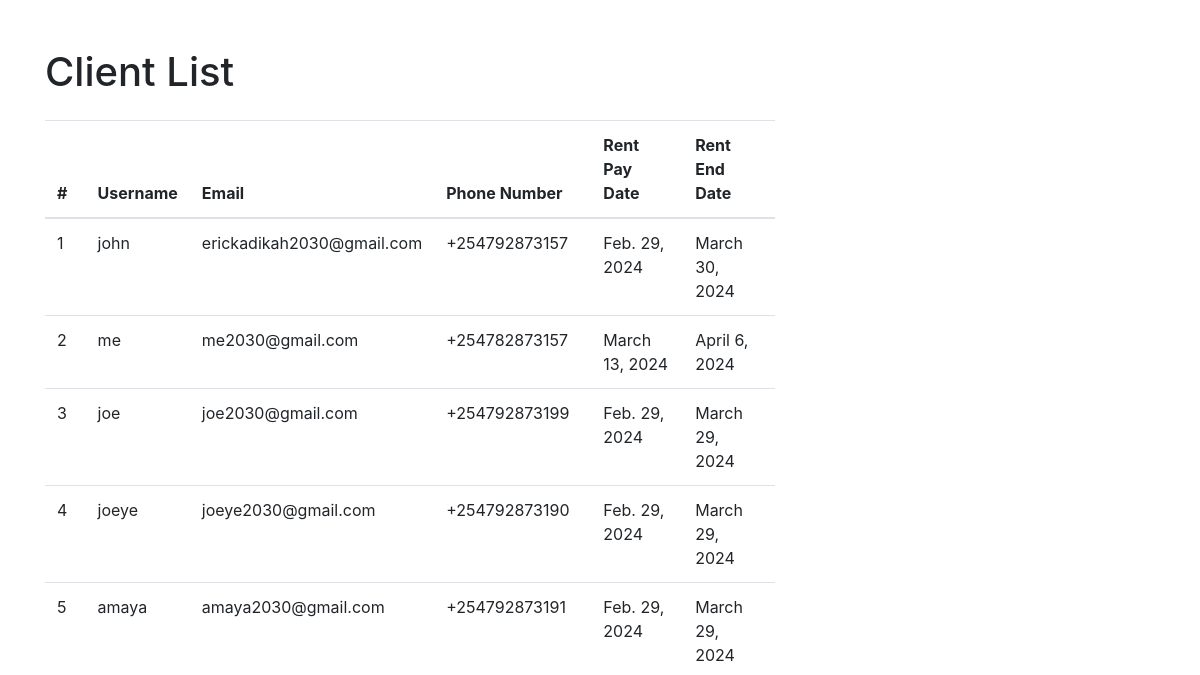
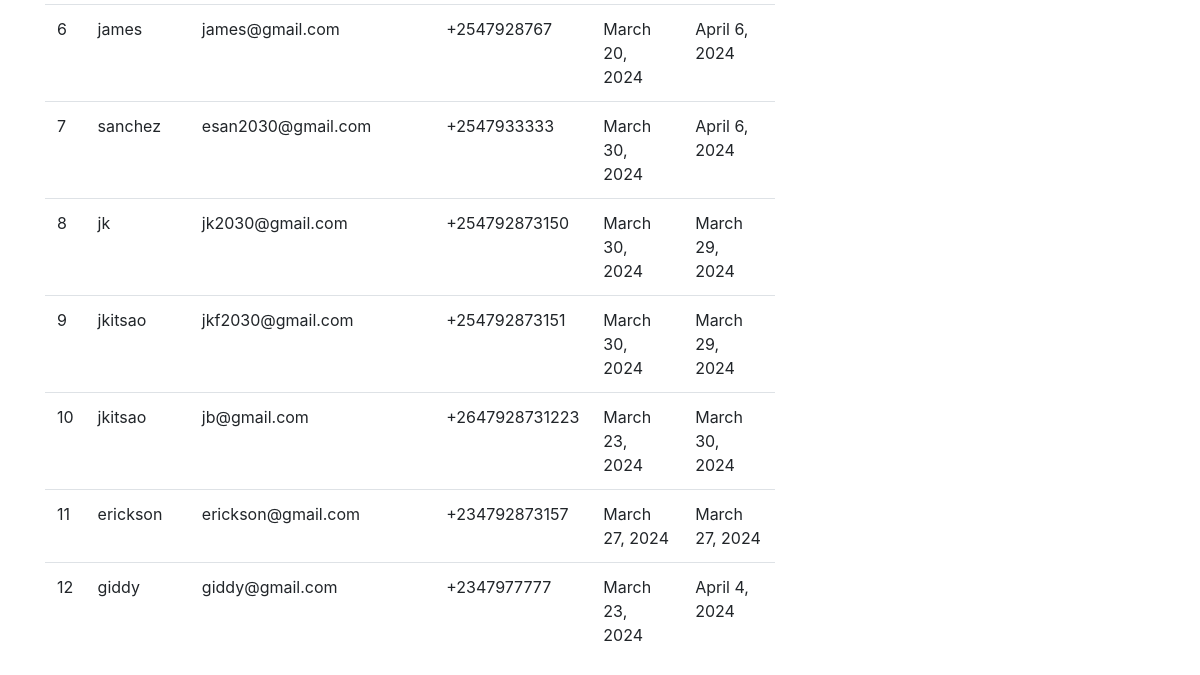
Page /host/display_clients/ on the earlier database version (2 pictures, top to bottom).
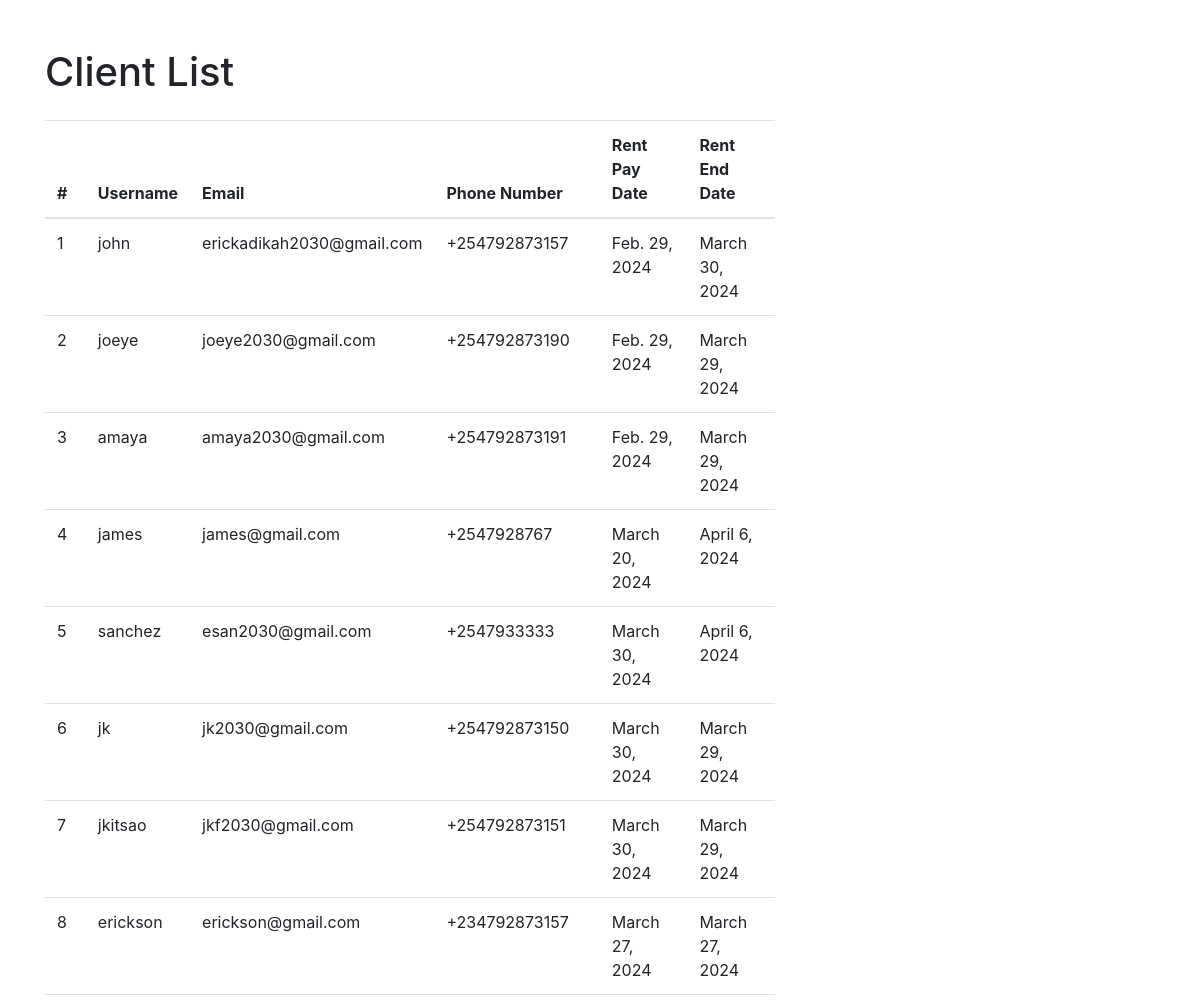
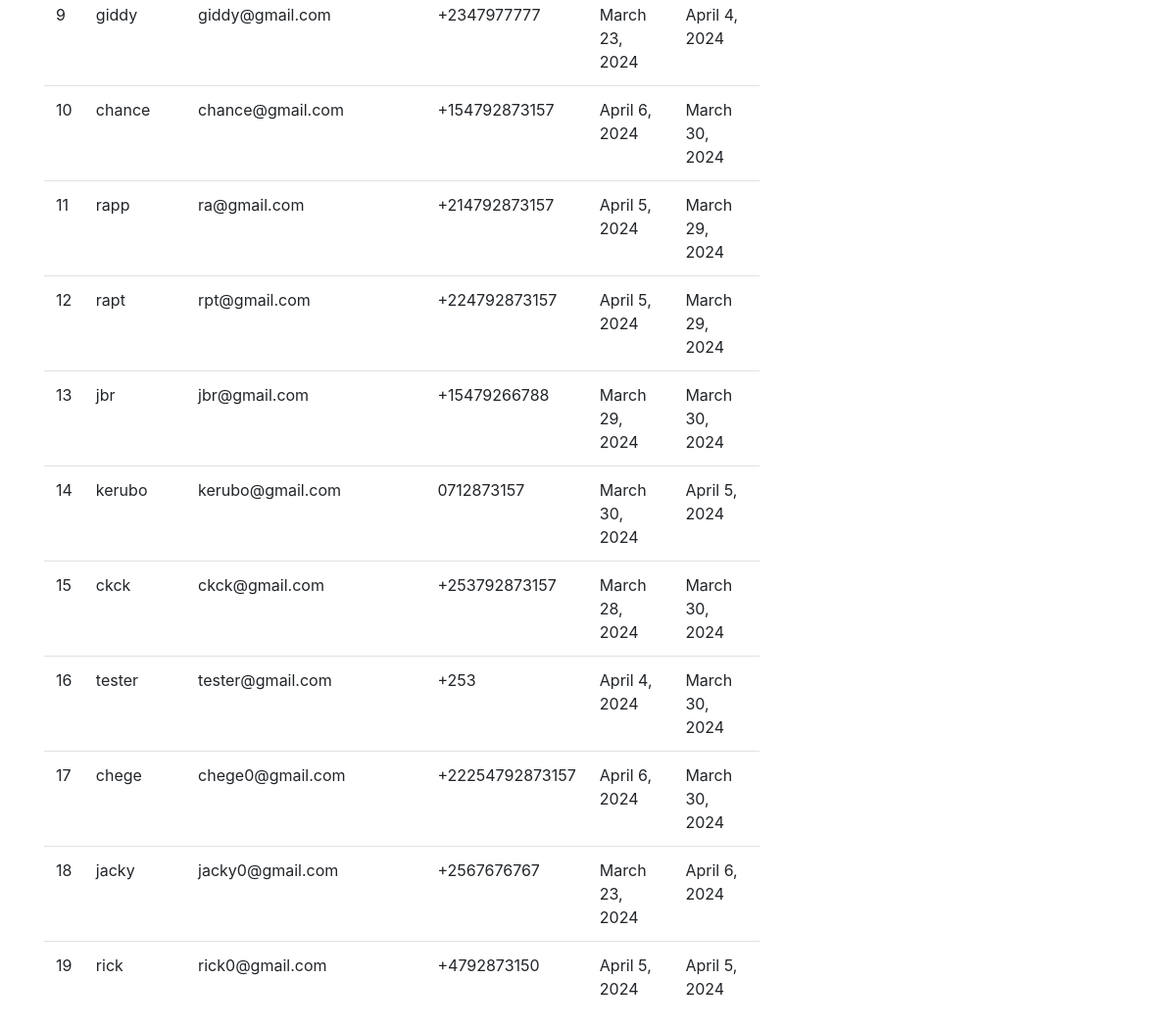
Same page on the later database version (2 pictures, top to bottom).
### host/models.py (models this page shows, shortened)
class Client(models.Model):
    user = models.ForeignKey(User, on_delete=models.CASCADE, related_name='created_clients')
    creator_id = models.IntegerField()
    username = models.CharField(max_length=120)
    email = models.EmailField(unique=True)
    phoneNumber = models.CharField(max_length=120, unique=True)
    address = models.CharField(max_length=120)
    rentPayDate = models.DateField()
    rentEndDate = models.DateField()
    user = models.ForeignKey(CustomUser, on_delete=models.CASCADE)

### host/views.py (the view)
# urls.py: path('display_clients/', display_clients, name='display_clients'),
def display_clients(request):
    clients = Client.objects.all()
    return render(request, 'clients.html', {'clients': clients})

### host/templates/clients.html (shortened to what this page needs)
<!DOCTYPE html>
<html lang="en">
<head>
  <link rel="stylesheet" href="https://stackpath.bootstrapcdn.com/bootstrap/4.5.2/css/bootstrap.min.css">
  <link rel="stylesheet" href="https://cdnjs.cloudflare.com/ajax/libs/font-awesome/5.15.4/css/all.min.css">
</head>
<body>
  <div class="container">
    <h1 class="mt-5 mb-4">Client List</h1>
    <div class="row">
      <div class="col-md-8">
        <table class="table">
          <thead>
            <tr>
              <th>#</th>
              <th>Username</th>
              <th>Email</th>
              <th>Phone Number</th>
              <th>Rent Pay Date</th>
              <th>Rent End Date</th>
            </tr>
          </thead>
          <tbody>
            {% for client in clients %}
            <tr>
              <td>{{ forloop.counter }}</td>
              <td>{{ client.username }}</td>
              <td>{{ client.email }}</td>
              <td>{{ client.phoneNumber }}</td>
              <td>{{ client.rentPayDate }}</td>
              <td>{{ client.rentEndDate }}</td>
            </tr>
            {% endfor %}
          </tbody>
        </table>
      </div>
    </div>
  </div>
</body>
</html>

Differences in the rows shown:
removed Client: username "me", email "me2030@gmail.com", phoneNumber "+254782873157", rentPayDate "March 13, 2024", rentEndDate "April 6, 2024"
removed Client: username "joe", email "joe2030@gmail.com", phoneNumber "+254792873199", rentPayDate "Feb. 29, 2024", rentEndDate "March 29, 2024"
removed Client: username "jkitsao", email "jb@gmail.com", phoneNumber "+2647928731223", rentPayDate "March 23, 2024", rentEndDate "March 30, 2024"
added Client: username "chance", email "chance@gmail.com", phoneNumber "+154792873157", rentPayDate "April 6, 2024", rentEndDate "March 30, 2024"
added Client: username "rapp", email "ra@gmail.com", phoneNumber "+214792873157", rentPayDate "April 5, 2024", rentEndDate "March 29, 2024"
added Client: username "rapt", email "rpt@gmail.com", phoneNumber "+224792873157", rentPayDate "April 5, 2024", rentEndDate "March 29, 2024"
added Client: username "jbr", email "jbr@gmail.com", phoneNumber "+15479266788", rentPayDate "March 29, 2024", rentEndDate "March 30, 2024"
added Client: username "kerubo", email "kerubo@gmail.com", phoneNumber "0712873157", rentPayDate "March 30, 2024", rentEndDate "April 5, 2024"
added Client: username "ckck", email "ckck@gmail.com", phoneNumber "+253792873157", rentPayDate "March 28, 2024", rentEndDate "March 30, 2024"
added Client: username "tester", email "tester@gmail.com", phoneNumber "+253", rentPayDate "April 4, 2024", rentEndDate "March 30, 2024"
added Client: username "chege", email "chege0@gmail.com", phoneNumber "+22254792873157", rentPayDate "April 6, 2024", rentEndDate "March 30, 2024"
added Client: username "jacky", email "jacky0@gmail.com", phoneNumber "+2567676767", rentPayDate "March 23, 2024", rentEndDate "April 6, 2024"
added Client: username "rick", email "rick0@gmail.com", phoneNumber "+4792873150", rentPayDate "April 5, 2024", rentEndDate "April 5, 2024"
